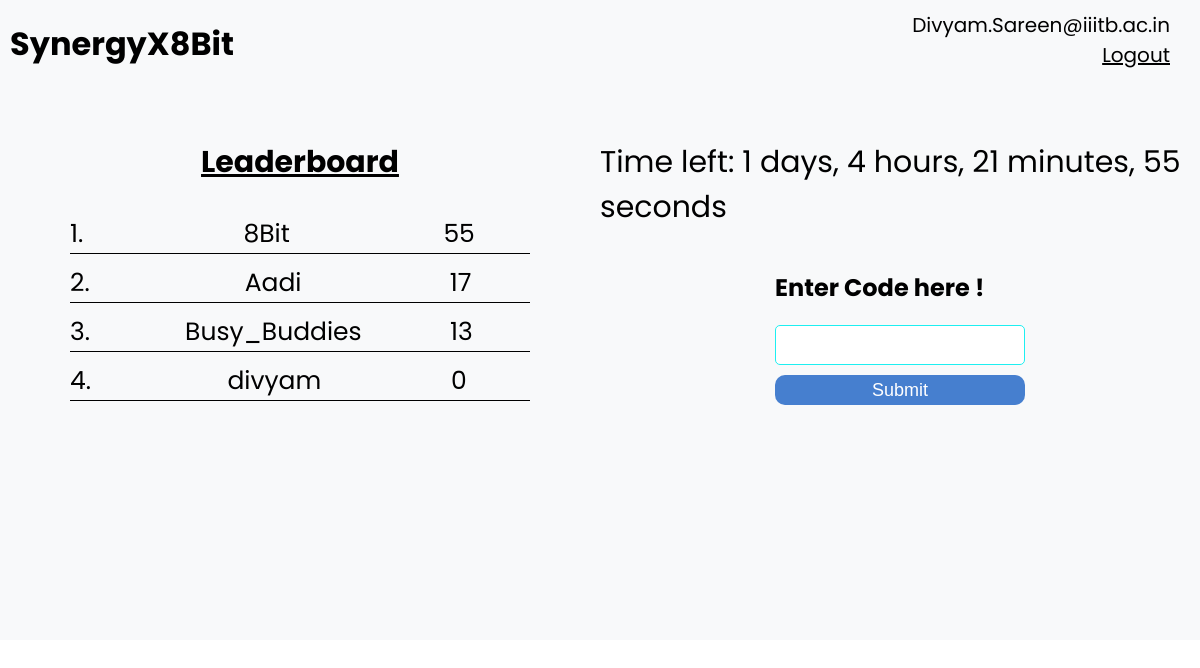
Screenshot of /participant (signed in) with the database file from the repository.
### base/models.py (models this page shows)
class User(AbstractUser):
    email = models.EmailField(unique=True, null=True)
    phone_number=models.IntegerField(null=True)
    username=models.CharField(unique=True,max_length=100,null=True)
    gold=models.IntegerField(default=0)
    sand=models.DateTimeField(default=datetime(2024,11,10,18,30,30))
    USERNAME_FIELD = 'email'
    REQUIRED_FIELDS = ['username']
    def __str__(self) -> str:
        return str(self.email)

### base/views.py (the view, shortened to what this page needs)
# urls.py: path('participant',views.participant_home,name="participant_home"),
def participant_home(request):
    da=datetime.now()
    user_1= User.objects.get(email=str(request.user))
    timezone = user_1.sand.tzinfo
    da=da.replace(tzinfo=timezone)
    flag=(da<user_1.sand)
    users=User.objects.all().order_by('-gold').values()
    context = {
        'users': users,
        'user_1':user_1,
        'curr_date_time':str(user_1.sand.month) + " " + str(user_1.sand.day) + "," + str(user_1.sand.year) + " " + str(user_1.sand.hour) + ":" + str(user_1.sand.minute) + ":" + str(user_1.sand.second),
        'flag':flag
    }
    return render(request, 'participant_home.html', context)

### base/templates/participant_home.html (shortened to what this page needs)
{% include 'participant_main.html' %}
<div class="screen">
{% block content %}
{% if request.user.is_authenticated %}
<div class="participant-left">
    <h3 class="LeaderBoard-heading">Leaderboard</h3>
    <div class="LeaderBoard">
        {% for user in users %}
        <div class="ranking">
            <p class="rank">{{ forloop.counter }}. &nbsp;&nbsp;&nbsp; <span class="ranking-name">{{ user.username }}</span> &nbsp;&nbsp;&nbsp;{{ user.gold }}</h1>
        </div>
        {% endfor %}
    </div>
</div>
    <div class="participant-right">
        <div>
            <div id="countdown-box"></div>
            {% endif %}
            {% endblock content %}
        </div>
        {% if flag %}
        <div class="code-input-box">
            <h2>Enter Code here !</h2>
            <form method="post" action="{% url 'participant_home' %}">
                <input type="text" id="text_input" name="text_input" required>
                <br>
                <button type="submit" class="btn">Submit</button>
            </form>
        </div>
        {% endif %}
    </div>
</div>

### base/templates/participant_navbar.html (shortened to what this page needs)
<div class="home-container-participant">
   <a href="{% url 'participant_home' %}" class="heading-participant"><h1>SynergyX8Bit</h1></a>
   <div class="nav-right">
       {% if request.user.is_authenticated %}
       <h1 class="hello-text">{{request.user}}</h1>
       <a href="{% url 'logout' %}" class="logout-button">Logout</a>
       {% else %}
       <a href="{% url 'login' %}">Login</a>
       {% endif %}
   </div>
</div>

### base/templates/participant_home.html (style rules this page uses)
.screen { min-height: 65vh; display: flex; font-family: 'Poppins', sans-serif; background-color: #f8f9fa; width: 100vw; }
.participant-left { width: 50%; padding-top: 20px; display: flex; flex-direction: column; align-items: center; }
.participant-right { width: 50%; display: flex; flex-direction: column; align-items: center; padding-top: 20px; }
.LeaderBoard-heading { font-size: 30px; text-decoration: underline; padding-bottom: 20px; }
.LeaderBoard { padding: 10px; width: 80%; }
.ranking { border-bottom: 1px solid black; margin-bottom: 10px; font-weight: 400; font-size: 25px; }
.ranking-name { display: inline-block; width: 25vw; text-align: center; }
#countdown-box { font-size: 20px; margin-bottom: 20px; font-size: 30px; }
.code-input-box { margin-top: 20px; }
input { width: 250px; height: 40px; border: 1px solid #1deff1; border-radius: 5px; margin-bottom: 10px; font-size: 1rem; padding: 5px; margin-top: 20px; }
.btn { background-color: #467fcf; color: white; margin-bottom: 5px; width: 250px; height: 30px; border-radius: 10px; border: none; font-size: 18px; font-weight: 400; }

### base/templates/participant_navbar.html (style rules this page uses)
* { padding: 0; margin: 0; box-sizing: border-box; }
.home-container-participant { background-color: #f8f9fa; width: 100%; height: 15vh; display: flex; font-family: 'Poppins', sans-serif; align-items: flex-start; justify-content: space-between; padding-top: 10px; }
.heading-participant { text-decoration: none; color: black; text-align: left; padding: 10px; width: 20%; }
.nav-right { display: flex; flex-direction: column; align-items: flex-end; justify-content: flex-start; width: 50vw; height: 15vh; padding-right: 30px; }
.logout-button { text-decoration: underline; font-size: 20px; color: black; }
.hello-text { font-size: 20px; font-weight: 400; }

### rows the page displays
User: user "Divyam.Sareen@iiitb.ac.in", username "divyam", gold "0"
User: username "8Bit", gold "55"
User: username "Aadi", gold "17"
User: username "Busy_Buddies", gold "13"
